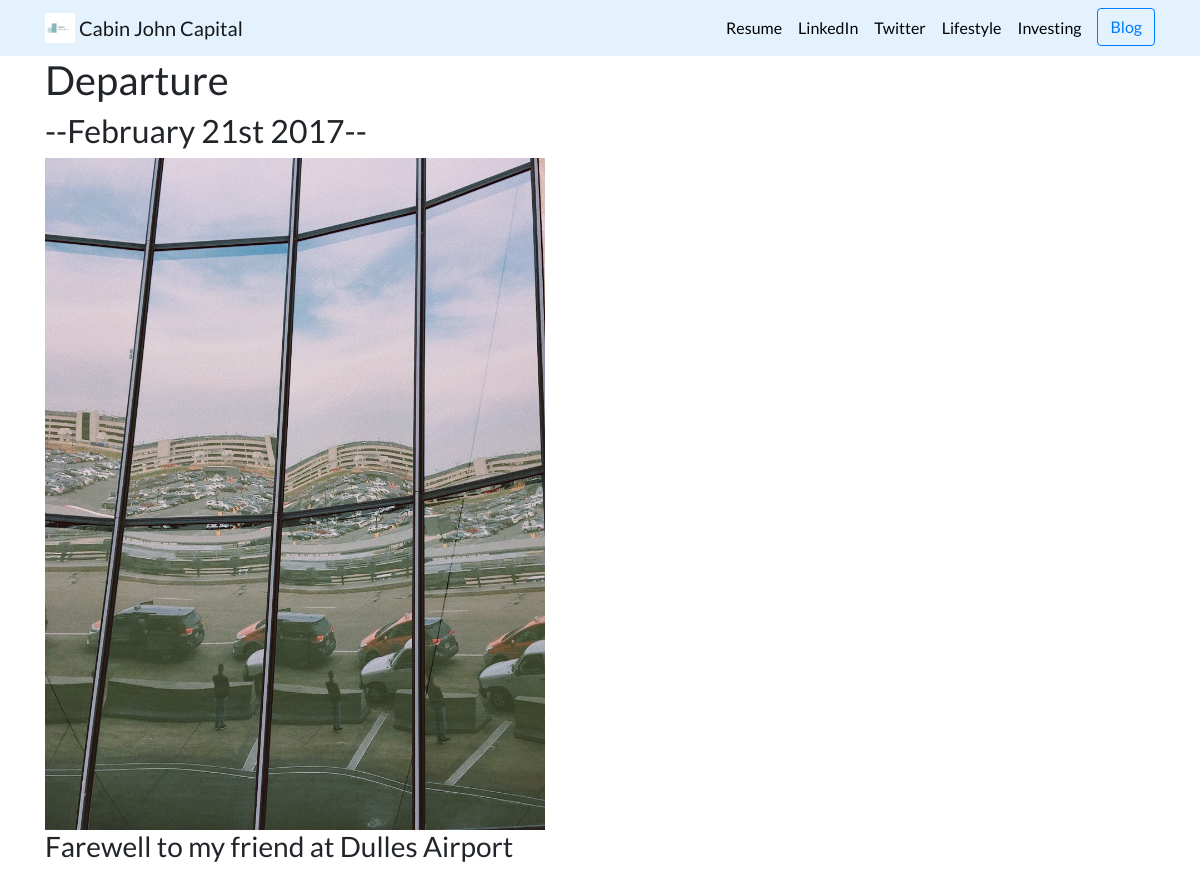
The app's page /life/1/ with its own data.
### life/models.py (models this page shows)
class Life(models.Model):
    title = models.CharField(max_length=100)
    description = models.CharField(max_length=100)
    image = models.ImageField(upload_to='life/images/')
    url = models.URLField(blank=True)
    date = models.DateField(default=date.today)

### life/views.py (the view)
# urls.py: path('<int:photo_id>/', views.detail, name='detail'),
def detail(request, photo_id):
    photo = get_object_or_404(Life, pk=photo_id)
    return render(request, 'life/detail.html',{'photo':photo})

### life/templates/life/detail.html
{% extends 'portfolio/base.html' %}
{% load static %}
{% block content %}
<h1>{{ photo.title }}</h1>
<h2>--{{ photo.date|date:'F jS Y' }}--</h2>
<img src="{{ photo.image.url }}" width="500">
<h3>{{ photo.description|safe }}</h3>
{% endblock %}

### portfolio/static/portfolio/custom.css (style rules this page uses)
body { font-family: 'Lato', sans-serif; }

### records on screen
Life: title "Departure", date "February 21st 2017", image (picture), description "Farewell to my friend at Dulles Airport"
